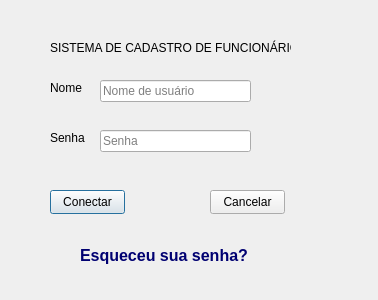
<?xml version="1.0" encoding="UTF-8"?>
<ui version="4.0">
 <class>Dialog</class>
 <widget class="QDialog" name="Dialog">
  <property name="geometry">
   <rect>
    <x>0</x>
    <y>0</y>
    <width>378</width>
    <height>300</height>
   </rect>
  </property>
  <property name="windowTitle">
   <string>Dialog</string>
  </property>
  <widget class="QLabel" name="label">
   <property name="geometry">
    <rect>
     <x>50</x>
     <y>40</y>
     <width>241</width>
     <height>16</height>
    </rect>
   </property>
   <property name="text">
    <string>SISTEMA DE CADASTRO DE FUNCIONÁRIOS</string>
   </property>
  </widget>
  <widget class="QLabel" name="label_2">
   <property name="geometry">
    <rect>
     <x>50</x>
     <y>80</y>
     <width>41</width>
     <height>16</height>
    </rect>
   </property>
   <property name="text">
    <string>Nome</string>
   </property>
  </widget>
  <widget class="QLabel" name="label_3">
   <property name="geometry">
    <rect>
     <x>50</x>
     <y>130</y>
     <width>41</width>
     <height>16</height>
    </rect>
   </property>
   <property name="text">
    <string>Senha</string>
   </property>
  </widget>
  <widget class="QLineEdit" name="lineEdit_nome">
   <property name="geometry">
    <rect>
     <x>100</x>
     <y>80</y>
     <width>151</width>
     <height>22</height>
    </rect>
   </property>
   <property name="placeholderText">
    <string>Nome de usuário</string>
   </property>
  </widget>
  <widget class="QLineEdit" name="lineEdit_senha">
   <property name="geometry">
    <rect>
     <x>100</x>
     <y>130</y>
     <width>151</width>
     <height>22</height>
    </rect>
   </property>
   <property name="echoMode">
    <enum>QLineEdit::EchoMode::Password</enum>
   </property>
   <property name="placeholderText">
    <string>Senha</string>
   </property>
  </widget>
  <widget class="QPushButton" name="pushButton">
   <property name="geometry">
    <rect>
     <x>50</x>
     <y>190</y>
     <width>75</width>
     <height>24</height>
    </rect>
   </property>
   <property name="text">
    <string>Conectar</string>
   </property>
  </widget>
  <widget class="QPushButton" name="pushButton_2">
   <property name="geometry">
    <rect>
     <x>210</x>
     <y>190</y>
     <width>75</width>
     <height>24</height>
    </rect>
   </property>
   <property name="text">
    <string>Cancelar</string>
   </property>
  </widget>
  <widget class="QLabel" name="label_4">
   <property name="geometry">
    <rect>
     <x>80</x>
     <y>240</y>
     <width>211</width>
     <height>31</height>
    </rect>
   </property>
   <property name="text">
    <string>&lt;html&gt;&lt;head/&gt;&lt;body&gt;&lt;p&gt;&lt;span style=&quot; font-size:12pt; font-weight:700; color:#000071;&quot;&gt;Esqueceu sua senha?&lt;/span&gt;&lt;/p&gt;&lt;/body&gt;&lt;/html&gt;</string>
   </property>
  </widget>
  <widget class="QLabel" name="label_5">
   <property name="geometry">
    <rect>
     <x>260</x>
     <y>60</y>
     <width>81</width>
     <height>111</height>
    </rect>
   </property>
   <property name="text">
    <string>&lt;html&gt;&lt;head/&gt;&lt;body&gt;&lt;p&gt;&lt;img src=&quot;:/img/icons8-pele-de-engenheiro-tipo-1-96.png&quot;/&gt;&lt;/p&gt;&lt;/body&gt;&lt;/html&gt;</string>
   </property>
  </widget>
 </widget>
 <resources>
  <include location="../icone/img.qrc"/>
 </resources>
 <connections/>
</ui>
